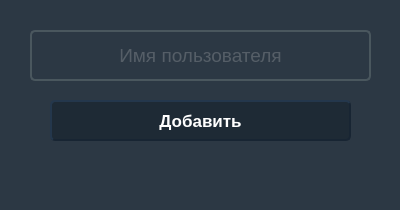
<?xml version="1.0" encoding="UTF-8"?>
<ui version="4.0">
 <class>AddNewDialogWindow</class>
 <widget class="QDialog" name="AddNewDialogWindow">
  <property name="geometry">
   <rect>
    <x>0</x>
    <y>0</y>
    <width>400</width>
    <height>210</height>
   </rect>
  </property>
  <property name="sizePolicy">
   <sizepolicy hsizetype="Minimum" vsizetype="Minimum">
    <horstretch>0</horstretch>
    <verstretch>0</verstretch>
   </sizepolicy>
  </property>
  <property name="minimumSize">
   <size>
    <width>400</width>
    <height>210</height>
   </size>
  </property>
  <property name="maximumSize">
   <size>
    <width>400</width>
    <height>210</height>
   </size>
  </property>
  <property name="windowTitle">
   <string>Dialog</string>
  </property>
  <property name="styleSheet">
   <string notr="true">background-color: rgb(44, 56, 68);</string>
  </property>
  <widget class="QPushButton" name="addButton">
   <property name="geometry">
    <rect>
     <x>50</x>
     <y>100</y>
     <width>301</width>
     <height>41</height>
    </rect>
   </property>
   <property name="font">
    <font>
     <pointsize>13</pointsize>
     <weight>75</weight>
     <bold>true</bold>
    </font>
   </property>
   <property name="styleSheet">
    <string notr="true">QPushButton {
background-color: rgb(30, 42, 53);
border-style: outset;
border-width: 2px;
border-color: rgb(24, 37, 51);
border-radius: 5;
color: white;
}

QPushButton:pressed {
background-color: rgb(25,68,84);border-style: outset;
border-width: 2px;border-color: rgb(24, 37, 51);
color: white;
}

QPushButton:released {
background-color: black;border-style: outset;
border-width: 2px;border-color: black;
color: white;
}</string>
   </property>
   <property name="text">
    <string>Добавить</string>
   </property>
  </widget>
  <widget class="QLineEdit" name="lineEdit">
   <property name="geometry">
    <rect>
     <x>30</x>
     <y>30</y>
     <width>341</width>
     <height>51</height>
    </rect>
   </property>
   <property name="font">
    <font>
     <family>Yu Gothic UI</family>
     <pointsize>14</pointsize>
    </font>
   </property>
   <property name="styleSheet">
    <string notr="true">QLineEdit
{
	background-color: rgb(44, 56, 68);
	border-style: solid;
	border-color: rgb(74, 87, 94);
	border-width: 2;
	border-radius: 5px;
	color: rgb(126,132,138)
}
</string>
   </property>
   <property name="alignment">
    <set>Qt::AlignCenter</set>
   </property>
   <property name="placeholderText">
    <string>Имя пользователя</string>
   </property>
  </widget>
  <widget class="QLabel" name="label">
   <property name="geometry">
    <rect>
     <x>40</x>
     <y>150</y>
     <width>331</width>
     <height>41</height>
    </rect>
   </property>
   <property name="font">
    <font>
     <pointsize>12</pointsize>
    </font>
   </property>
   <property name="text">
    <string/>
   </property>
   <property name="alignment">
    <set>Qt::AlignCenter</set>
   </property>
  </widget>
 </widget>
 <resources/>
 <connections/>
</ui>
